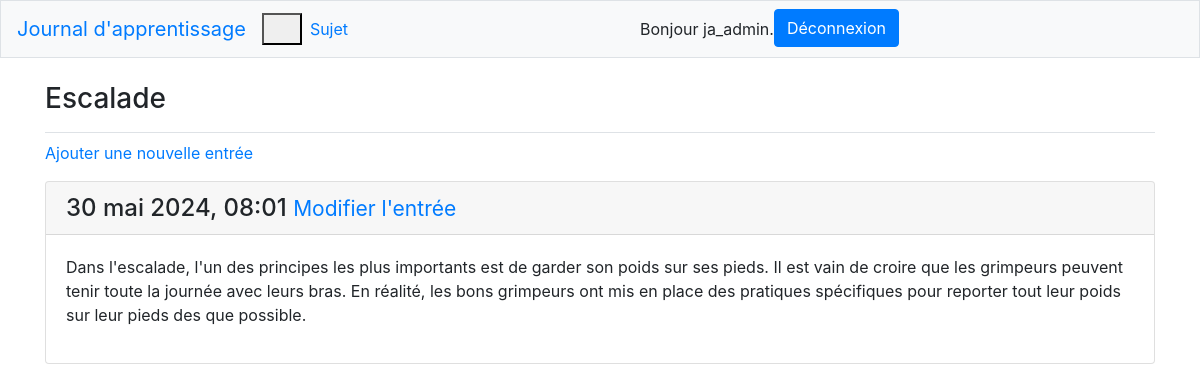
The page /topics/2/ (signed in) on the database its author committed.
### journaux_apprentissage/models.py (models this page shows, shortened)
class Topic(models.Model):
    text = models.CharField(max_length=200)
    date_added = models.DateTimeField(auto_now_add=True)
    owner = models.ForeignKey(User, on_delete=models.CASCADE)
    def __str__(self):
        return self.text

class Entry(models.Model):
    topic = models.ForeignKey(Topic, on_delete=models.CASCADE)
    date_added = models.DateTimeField(auto_now_add=True)
    text = models.TextField()
    class Meta:
        verbose_name_plural = 'entries'

### journaux_apprentissage/views.py (the view)
# urls.py: path('topics/<int:topic_id>/', views.topic, name='topic'),
@login_required
def topic(request, topic_id):
    topic = Topic.objects.get(id=topic_id)
    if topic.owner != request.user:
        raise Http404
    entries = topic.entry_set.order_by('-date_added')
    context = {'topic': topic, 'entries': entries}
    return render(request, 'journaux_apprentissage/topic.html', context)

### journaux_apprentissage/templates/journaux_apprentissage/topic.html
{% extends "journaux_apprentissage/base.html" %}
{% block page_header %}
    <h3>{{ topic }}</h3>
{% endblock page_header %}
{% block content %}
    <p>
        <a href="{% url 'journaux_apprentissage:new_entry' topic.id %}">
            Ajouter une nouvelle entrée</a>
    </p>
    {% for entry in entries %}
        <div class="card mb-3">
            <h4 class="card-header">
                {{ entry.date_added|date:'d F Y, H:i' }}
                <small><a href="{% url 'journaux_apprentissage:edit_entry' entry.id %}">
                    Modifier l'entrée</a></small>
            </h4>
            <div class="card-body">
                {{ entry.text|linebreaks }}
            </div>
        </div>
    {% empty %}
        <p>Aucune entrée n'a encore été ajouté à ce sujet.</p>
    {% endfor %}
{% endblock content %}

### journaux_apprentissage/templates/journaux_apprentissage/base.html (shortened to what this page needs)
{% load bootstrap4 %}
<!doctype html>
<html lang="fr">
<head>
    {% bootstrap_css %}
</head>
<body>
    <nav class="navbar navbar-expand-md navbar light bg-light mb-4 border">
    <a class="navbar-brand" href="{% url 'journaux_apprentissage:index' %}">
        Journal d'apprentissage</a>
    <button class="navbar-toogler" type="button" data-toggle="collapse"
        data-target="#navbarCollapse" aria-controls="navbarCollapse"
        aria-expanded="false" aria-label="Toogle navigation">
        <span class="navbar-toggler-icon"></span>
    </button>
    <div class="collapse navbar-collapse" id="navbarCollapse">
        <ul class="navbar-nav mr-auto">
            <li class="nav-item">
                <a class="nav-link"
                    href="{% url 'journaux_apprentissage:topics' %}">Sujet</a>
            </li>
        </ul>
        <ul class="navbar-nav mr-auto">
            {% if user.is_authenticated %}
                <li class="nav-item">
                    <span class="navbar-text">Bonjour {{ user.username }}.</span>
                </li>
                <li>
                    <form method="post" action="{% url 'utilisateurs:logout' %}">
                        <button name="submit" class="btn btn-primary ">Déconnexion</button>
                    </form>
                </li>
            {% endif %}
        </ul>
    </div>
    </nav>
    <main role="main" class="container">
        <div class="pb-2 mb-2 border-bottom">
            {% block page_header %}{% endblock page_header %}
        </div>
        <div>
            {% block content %}{% endblock content %}
        </div>
    </main>
</body>

### rows shown on the page
Topic: text "Escalade"
Entry: date_added "30 mai 2024, 08:01", text "Dans l'escalade, l'un des principes les plus importants est de garder son poids sur ses pieds. Il est vain de croire que les grimpeurs peuvent tenir toute la journée avec leurs bras. En réalité, les bons grimpeurs ont mis en place des pratiques spécifiques pour reporter tout leur poids sur leur pieds des que possible."

### other values the page prints
{{ user.username }} "ja_admin"
